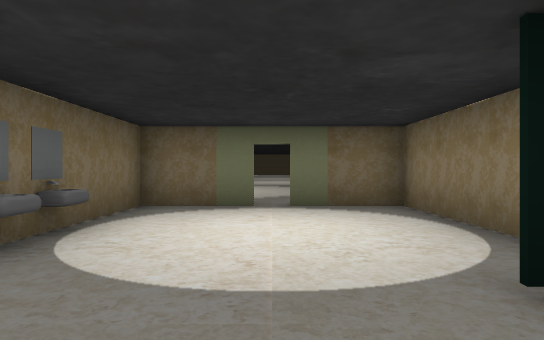
view 1 (above)

24 first-person views from a walk through a 3-D level made in the Unity game engine. The camera is 1.3 m above the floor, looks level and sees 75° across. The floor is counted in squares, 2 m on a side. Each view is taken from the middle of a square. On the plan, view 1 faces up. The plan holds only what a view shows up to about 10 squares ahead; the rest is blank. The place goes on beyond the plan. Door leaves are left out, so doorways stand open.

view 2
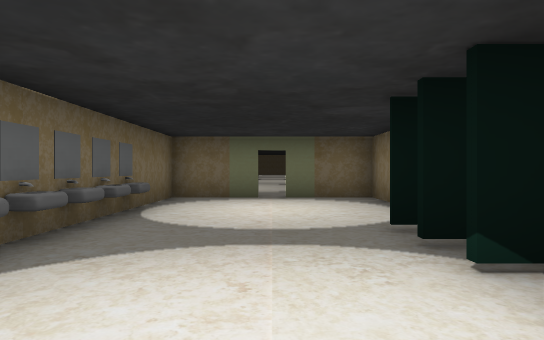

view 3
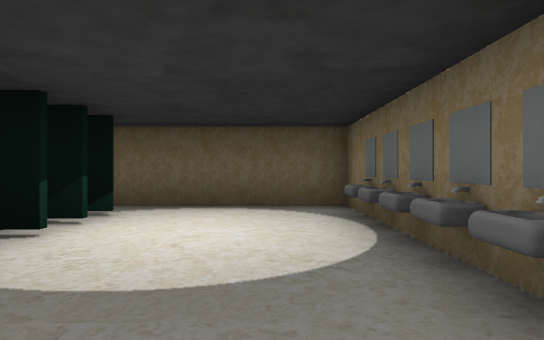

view 4
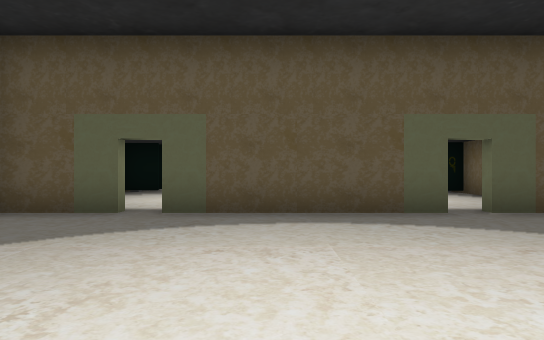

view 5
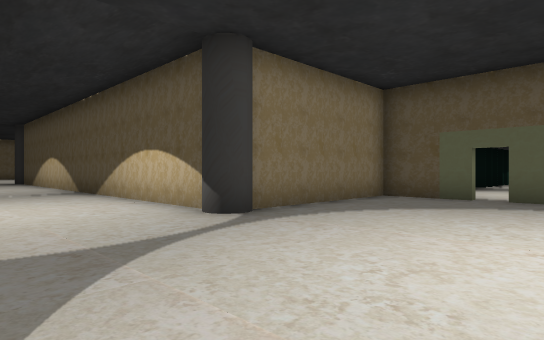

view 6
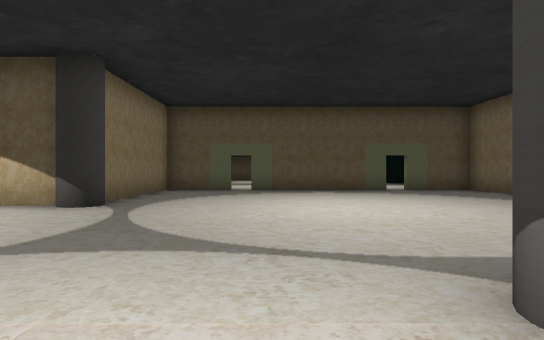

view 7
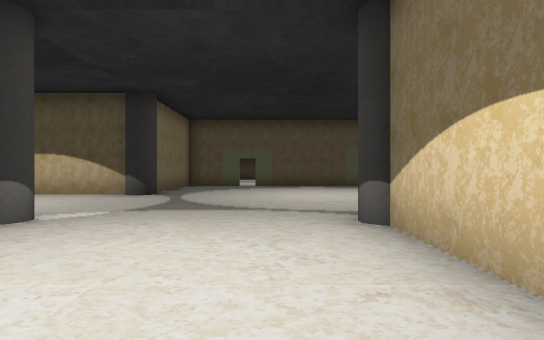

view 8
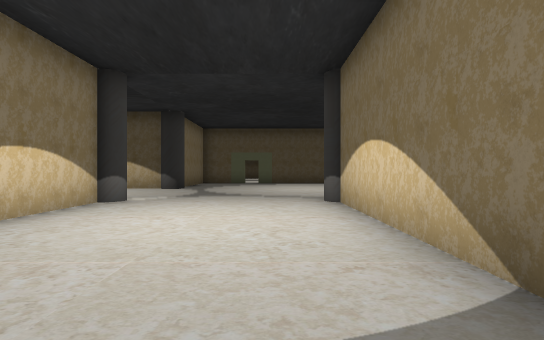

view 9
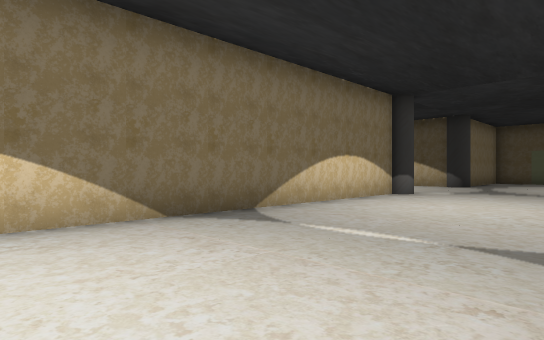

view 10
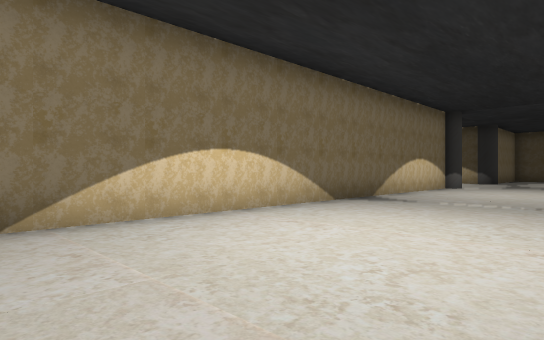

view 11
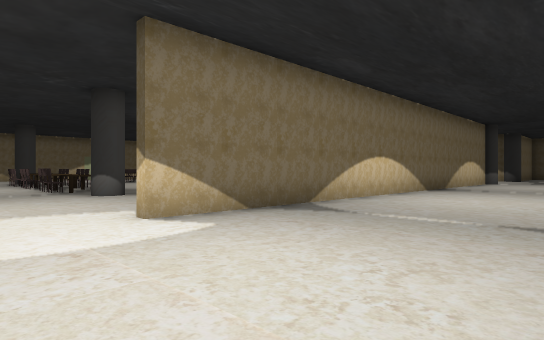

view 12
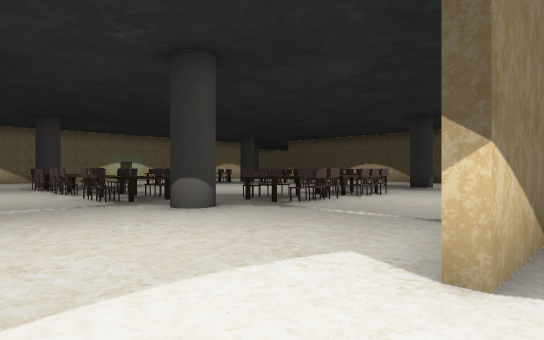

view 13
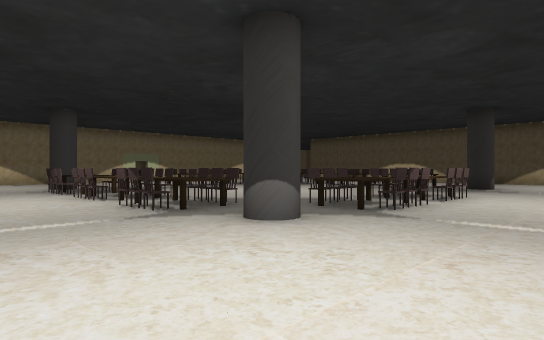

view 14
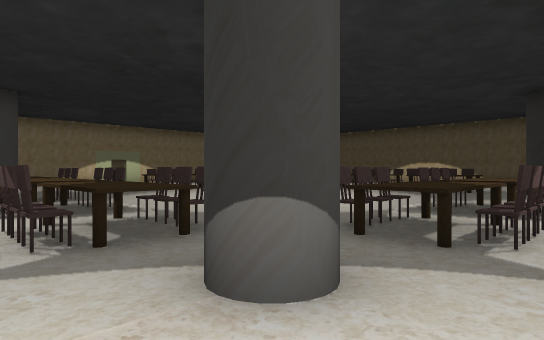

view 15
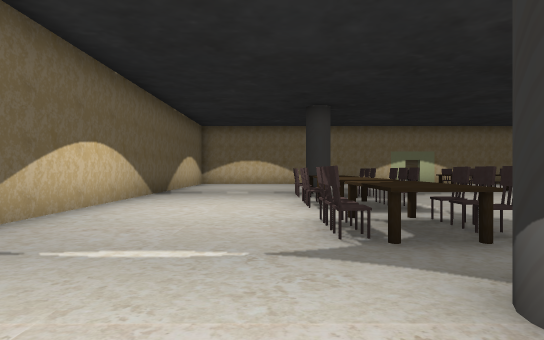

view 16
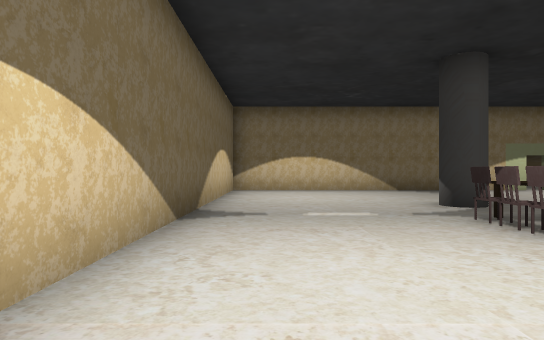

view 17
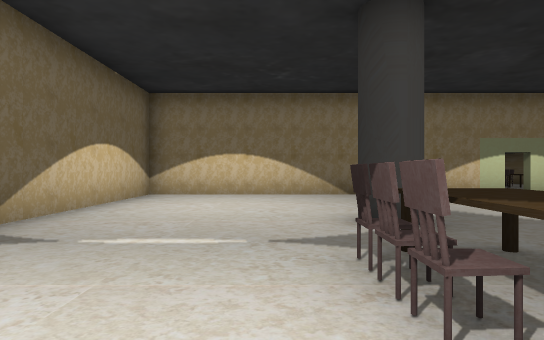

view 18
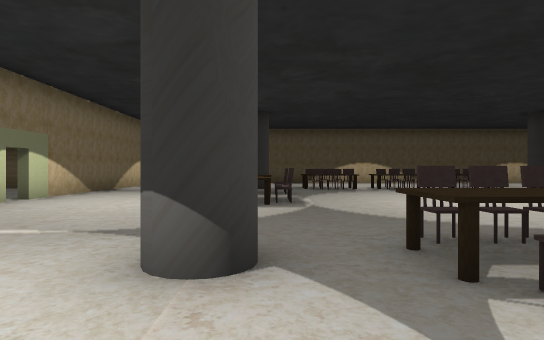

view 19
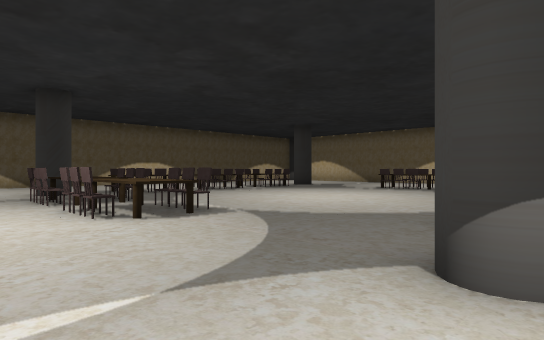

view 20
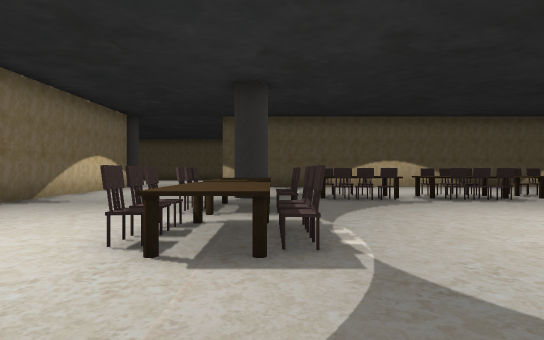

view 21
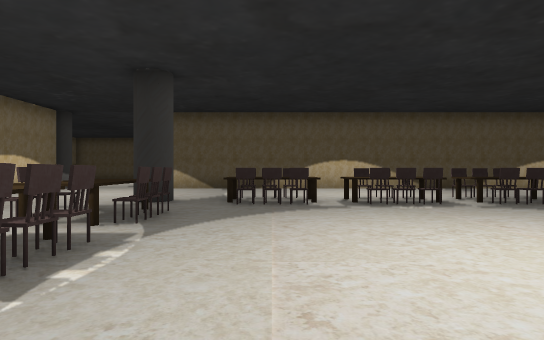

view 22
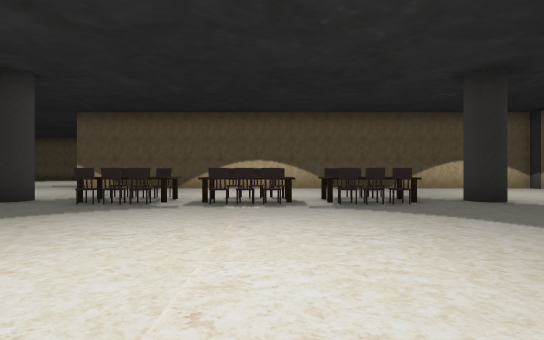

view 23
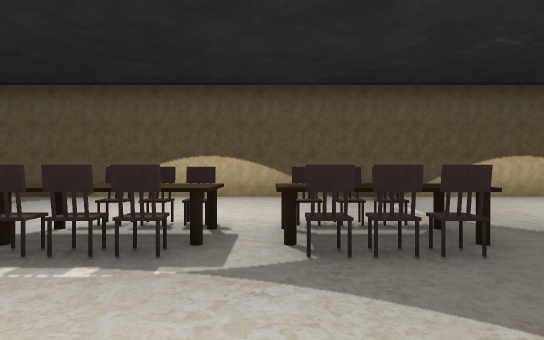

view 24
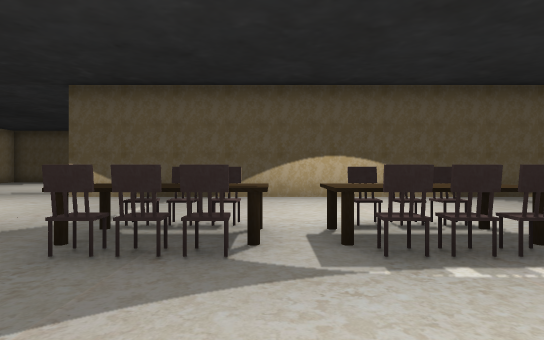

### Floor plan
Points are (right, up) in squares from view 1. A wall is a line through its corners. A room is listed if a view was taken in it or the views show most of it. See-through windows are left out.
Room 1 (views 1, 2, 3)
walls: (-2.4, -2.4) (-2.4, -3.4) (1.9, -3.4); (-7.4, 3) (-7.4, 2); (-0.2, 6.4) (-2.4, 6.4) (-2.4, 4.4); (2.5, 3.4) (2.5, 6.4) (0.2, 6.4)
ways out: open door at (-5, 6.5) to room 2; open door at (0, 6.5) to room 2; open door at (1, 0)
objects: sink (-2, -2); sink (-2, -1); sink (-2, 0); sink (-2, 1); sink (-2, 2); sink (-2, 3); sink (-2, 4)
Room 2 (views 4, 5, 6, 7, 8, 9, 10, 11, 12, 13, 14, 15, 16, 17, 18, 19, 20, 21, 22, 23, 24)
walls: (4.4, 16.5) (18.9, 16.5); (2.5, 17.6) (2.5, 32.9); (-2.4, 22.2) (-2.4, 16.9); (22.4, 26.8) (22.4, 28.5); (2.8, 11.6) (8.8, 11.6); (22.4, 20) (22.4, 26.2); (22.4, 30.8) (22.4, 36.2) (10.1, 36.2); (0.2, 6.6) (2.5, 6.6) (2.5, 10.6); (-4.8, 6.6) (-0.2, 6.6); (-7.4, 8.6) (-7.4, 8); (-6.1, 6.6) (-5.2, 6.6)
ways out: open door at (-5, 6.5) to room 1; open door at (0, 6.5) to room 1; open door at (22.5, 26.5)
objects: pillar (-3, 17); pillar (3, 11); pillar (3, 17); pillar (7, 22); other object (7, 26); chair (7, 27); chair (7, 28); chair (7, 29); chair (7, 30); pillar (7, 32); chair (8, 26); other object (8, 27); chair (8, 28); chair (8, 29); chair (8, 30); chair (9, 21); chair (9, 22); chair (9, 31); chair (9, 32); chair (10, 21); chair (10, 22); chair (10, 31); chair (10, 32); chair (11, 21); chair (11, 22); chair (11, 31); chair (11, 32); chair (12, 21); chair (12, 22); other object (12, 31); chair (12, 32); chair (13, 21); chair (13, 22); other object (13, 31); other object (13, 32); chair (14, 21); chair (14, 22); chair (14, 31); chair (14, 32); chair (15, 21); chair (15, 22); chair (15, 31); chair (15, 32); chair (16, 21); chair (16, 22); chair (16, 31); chair (16, 32); pillar (17, 22); chair (17, 23); chair (17, 24); chair (17, 25); chair (17, 26); chair (17, 27); pillar (17, 32); chair (18, 23); chair (18, 24); chair (18, 25); chair (18, 26); chair (18, 27)

Where each view was taken, in squares from view 1:
view 1: 0 up, 0 right, facing up
view 2: 2 down, 0 right, facing up
view 3: 3 up, 1 left, facing down
view 4: 12 up, 2 left, facing down
view 5: 15 up, 2 left, facing down-right
view 6: 18 up, 1 left, facing down
view 7: 21 up, 1 left, facing down
view 8: 24 up, 1 left, facing down
view 9: 26 up, 2 left, facing down-right
view 10: 30 up, 2 left, facing down-right
view 11: 35 up, 2 left, facing down-right
view 12: 35 up, 2 right, facing down-right
view 13: 35 up, 4 right, facing down-right
view 14: 33 up, 6 right, facing down-right
view 15: 33 up, 6 right, facing right
view 16: 35 up, 11 right, facing right
view 17: 33 up, 13 right, facing right
view 18: 34 up, 17 right, facing down
view 19: 32 up, 20 right, facing down-left
view 20: 30 up, 17 right, facing down
view 21: 29 up, 15 right, facing down
view 22: 29 up, 12 right, facing down
view 23: 25 up, 11 right, facing down
view 24: 25 up, 14 right, facing down
